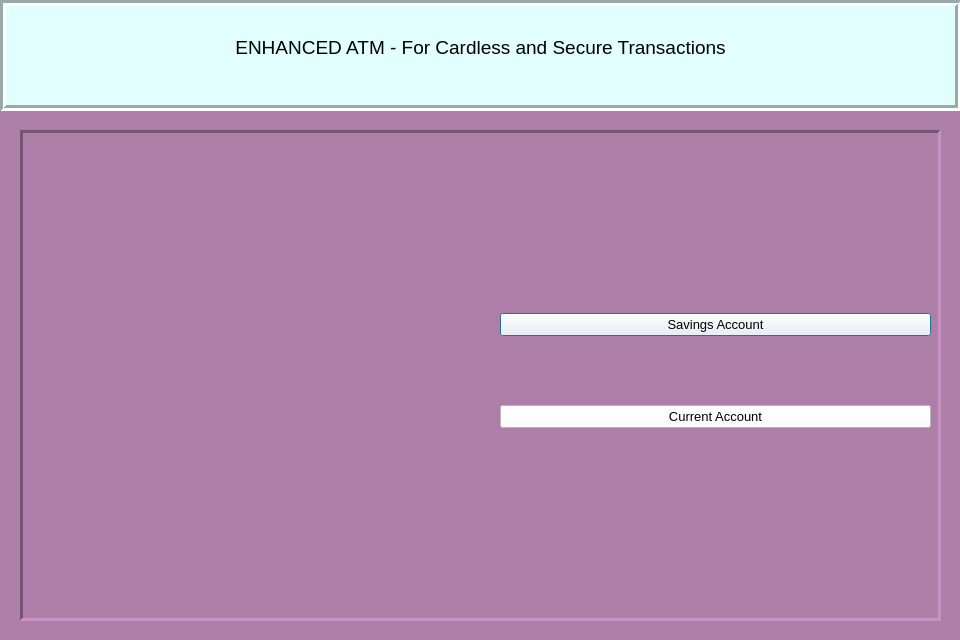
<?xml version="1.0" encoding="UTF-8"?>
<ui version="4.0">
 <class>bnkScrn</class>
 <widget class="QDialog" name="bnkScrn">
  <property name="geometry">
   <rect>
    <x>0</x>
    <y>0</y>
    <width>960</width>
    <height>640</height>
   </rect>
  </property>
  <property name="windowTitle">
   <string>Dialog</string>
  </property>
  <property name="styleSheet">
   <string notr="true">background-color: rgb(33, 170, 229);
background-color: rgb(173, 127, 168);</string>
  </property>
  <property name="modal">
   <bool>false</bool>
  </property>
  <widget class="QTextBrowser" name="topLabel">
   <property name="geometry">
    <rect>
     <x>0</x>
     <y>0</y>
     <width>961</width>
     <height>111</height>
    </rect>
   </property>
   <property name="styleSheet">
    <string notr="true">background-color: rgb(225, 255, 253);</string>
   </property>
   <property name="frameShape">
    <enum>QFrame::Box</enum>
   </property>
   <property name="frameShadow">
    <enum>QFrame::Sunken</enum>
   </property>
   <property name="lineWidth">
    <number>3</number>
   </property>
   <property name="html">
    <string>&lt;!DOCTYPE HTML PUBLIC &quot;-//W3C//DTD HTML 4.0//EN&quot; &quot;http://www.w3.org/TR/REC-html40/strict.dtd&quot;&gt;
&lt;html&gt;&lt;head&gt;&lt;meta name=&quot;qrichtext&quot; content=&quot;1&quot; /&gt;&lt;style type=&quot;text/css&quot;&gt;
p, li { white-space: pre-wrap; }
&lt;/style&gt;&lt;/head&gt;&lt;body style=&quot; font-family:'MS Shell Dlg 2'; font-size:7.8pt; font-weight:400; font-style:normal;&quot;&gt;
&lt;p align=&quot;center&quot; style=&quot;-qt-paragraph-type:empty; margin-top:0px; margin-bottom:0px; margin-left:0px; margin-right:0px; -qt-block-indent:0; text-indent:0px;&quot;&gt;&lt;br /&gt;&lt;/p&gt;
&lt;p align=&quot;center&quot; style=&quot;-qt-paragraph-type:empty; margin-top:0px; margin-bottom:0px; margin-left:0px; margin-right:0px; -qt-block-indent:0; text-indent:0px;&quot;&gt;&lt;br /&gt;&lt;/p&gt;
&lt;p align=&quot;center&quot; style=&quot; margin-top:0px; margin-bottom:0px; margin-left:0px; margin-right:0px; -qt-block-indent:0; text-indent:0px;&quot;&gt;&lt;span style=&quot; font-size:14pt; color:#000000;&quot;&gt;ENHANCED ATM - For Cardless and Secure Transactions&lt;/span&gt;&lt;/p&gt;&lt;/body&gt;&lt;/html&gt;</string>
   </property>
  </widget>
  <widget class="QLabel" name="QRframe">
   <property name="geometry">
    <rect>
     <x>20</x>
     <y>130</y>
     <width>921</width>
     <height>491</height>
    </rect>
   </property>
   <property name="frameShape">
    <enum>QFrame::Panel</enum>
   </property>
   <property name="frameShadow">
    <enum>QFrame::Sunken</enum>
   </property>
   <property name="lineWidth">
    <number>3</number>
   </property>
   <property name="text">
    <string/>
   </property>
  </widget>
  <widget class="QWidget" name="verticalWidget" native="true">
   <property name="geometry">
    <rect>
     <x>500</x>
     <y>250</y>
     <width>431</width>
     <height>241</height>
    </rect>
   </property>
   <property name="autoFillBackground">
    <bool>false</bool>
   </property>
   <layout class="QVBoxLayout" name="verticalLayout">
    <property name="sizeConstraint">
     <enum>QLayout::SetNoConstraint</enum>
    </property>
    <item>
     <widget class="QPushButton" name="savBtn">
      <property name="sizePolicy">
       <sizepolicy hsizetype="Minimum" vsizetype="Fixed">
        <horstretch>0</horstretch>
        <verstretch>0</verstretch>
       </sizepolicy>
      </property>
      <property name="font">
       <font>
        <pointsize>10</pointsize>
       </font>
      </property>
      <property name="styleSheet">
       <string notr="true">background-color: rgb(255, 255, 255);
border-color: rgb(166, 166, 166);
selection-color: rgb(170, 255, 255);</string>
      </property>
      <property name="text">
       <string>Savings Account</string>
      </property>
     </widget>
    </item>
    <item>
     <widget class="QPushButton" name="curBtn">
      <property name="sizePolicy">
       <sizepolicy hsizetype="Minimum" vsizetype="Fixed">
        <horstretch>0</horstretch>
        <verstretch>0</verstretch>
       </sizepolicy>
      </property>
      <property name="font">
       <font>
        <pointsize>10</pointsize>
       </font>
      </property>
      <property name="autoFillBackground">
       <bool>false</bool>
      </property>
      <property name="styleSheet">
       <string notr="true">background-color: rgb(255, 255, 255);
border-color: rgb(166, 166, 166);
selection-color: rgb(170, 255, 255);</string>
      </property>
      <property name="text">
       <string>Current Account</string>
      </property>
     </widget>
    </item>
   </layout>
  </widget>
 </widget>
 <resources/>
 <connections/>
</ui>
